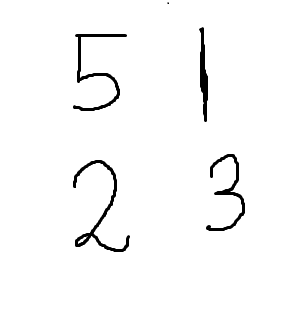
#> input picture number_recognition/512.png, 303 x 310 px
$ python -i load_image.py   (imports and definitions only)   (older library calls are emulated)
#> lines starting #> are read from the running program, lines starting #| are printed output that depends on the picture
#> in data_from_image, img is the input picture: PIL image 303x310 RGBA; mean R, G, B, A 248.7, 248.7, 248.7, 255
from PIL import Image, ImageFilter
import numpy as np


def imageprepare(argv):
    """
    This function returns the pixel values.
    The imput is a png file location.
    """
    im = argv.convert('L')
    width = float(im.size[0])
#> width = 303
    height = float(im.size[1])
#> height = 310
    newImage = Image.new('L', (28, 28), (255))  # creates white canvas of 28x28 pixels
#> newImage: PIL image 28x28 L; every value is 255

    if width > height:  # check which dimension is bigger
        # Width is bigger. Width becomes 20 pixels.
        nheight = int(round((20.0 / width * height), 0))  # resize height according to ratio width
        if (nheight == 0):  # rare case but minimum is 1 pixel
            nheight = 1
            # resize and sharpen
        img = im.resize((20, nheight), Image.ANTIALIAS).filter(ImageFilter.SHARPEN)
        wtop = int(round(((28 - nheight) / 2), 0))  # calculate horizontal position
        newImage.paste(img, (4, wtop))  # paste resized image on white canvas
    else:
        # Height is bigger. Heigth becomes 20 pixels.
        nwidth = int(round((20.0 / height * width), 0))  # resize width according to ratio height
#> nwidth = 20
        if (nwidth == 0):  # rare case but minimum is 1 pixel
            nwidth = 1
            # resize and sharpen
        img = im.resize((nwidth, 20), Image.ANTIALIAS).filter(ImageFilter.SHARPEN)
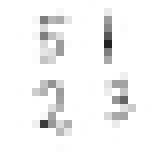
#> img: PIL image 20x20 L (shown 8 times larger); min 33, max 255, mean 244.8
        wleft = int(round(((28 - nwidth) / 2), 0))  # caculate vertical pozition
#> wleft = 4
        newImage.paste(img, (wleft, 4))  # paste resized image on white canvas
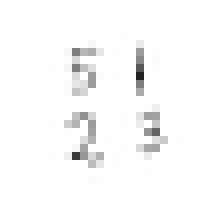
#> newImage: PIL image 28x28 L (shown 8 times larger); min 33, max 255, mean 249.8

    tv = list(newImage.getdata())  # get pixel values
#> tv = 784 values, max 255 at index 0, min 33 at index 269, mean 249.8

    # normalize pixels to 0 and 1. 0 is pure white, 1 is pure black.
    tva = [(255 - x) * 1.0 / 255.0 for x in tv]
#> tva = 784 values, max 0.871 at index 269, min 0 at index 0, mean 0.0203
    # print(tva)

    return tva


def data_from_image(name):
    img = Image.open(name)
    x = [imageprepare(img)]  # file path here
    arr_x = np.array((x[0]), dtype=np.float32)
#> arr_x has the same summary as tva in imageprepare
    test_data = [np.reshape(arr_x, (784, 1))]
    return test_data

>>> result = data_from_image('../512.png')
#> result = 1 item
